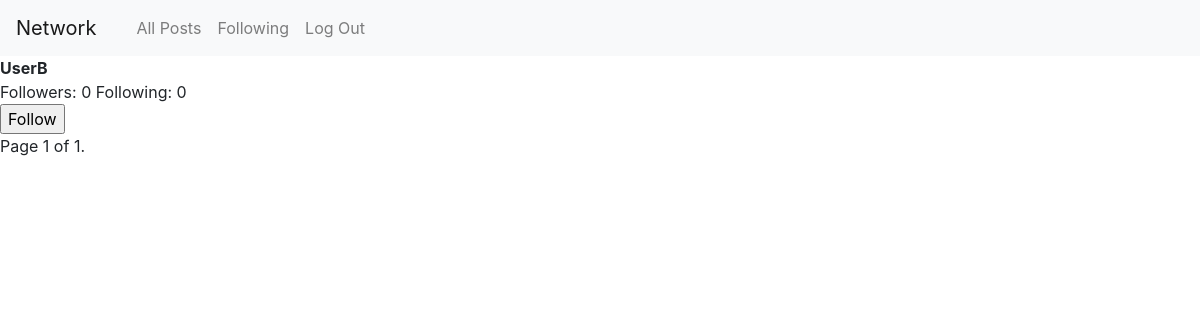
Before: /user/UserB with the older database file.
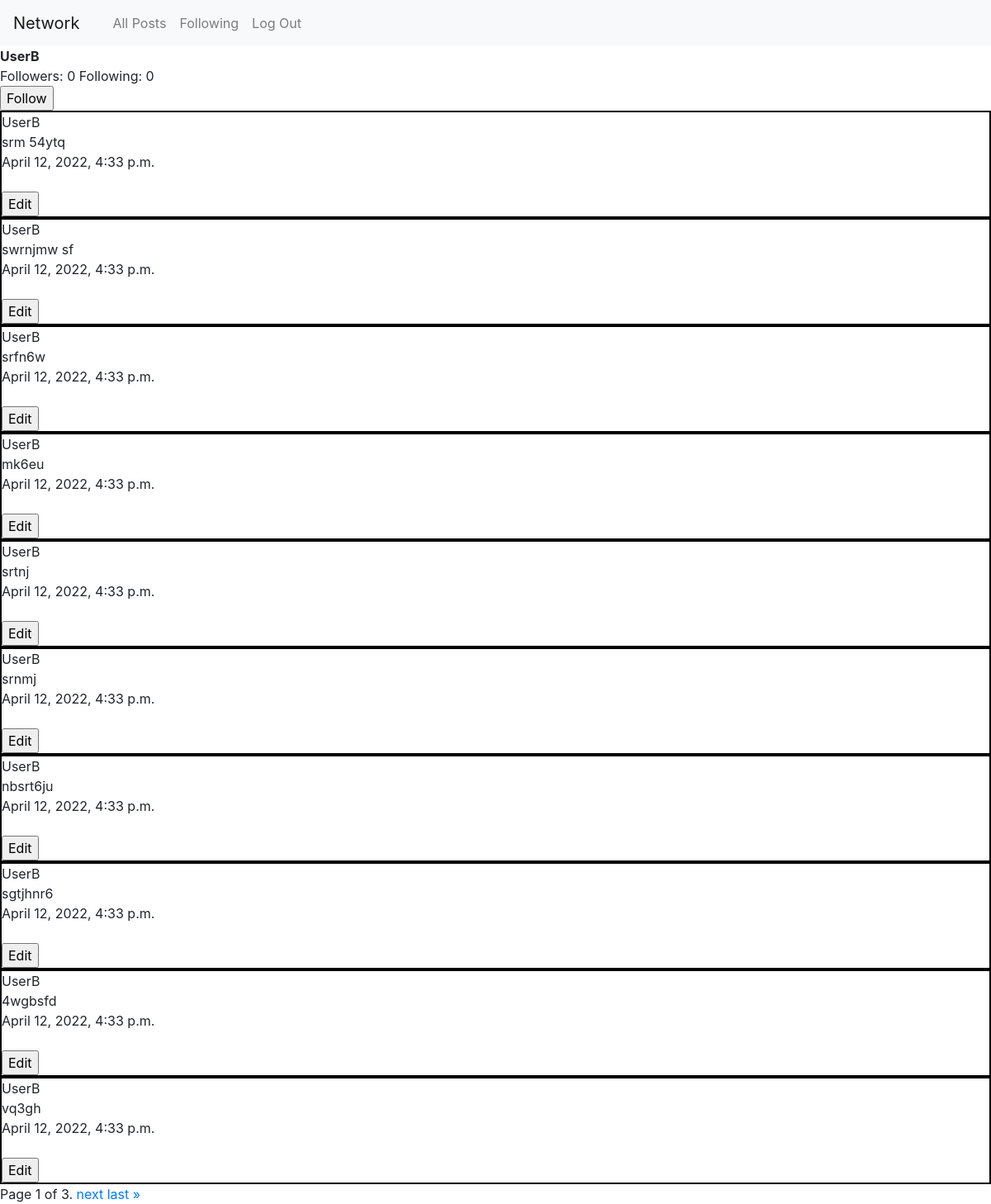
After: the same page with the newer database file.
### network/models.py (models this page shows, shortened)
class Post(models.Model):
    user = models.ForeignKey("User", on_delete=models.CASCADE)
    body = models.TextField(blank=True)
    date = models.DateTimeField(auto_now_add=True)

class User(AbstractUser):
    pass

### network/views.py (the view)
# urls.py: path("user/<str:username>", views.profile, name="profile"),
def profile(request, username):
    viewed_user = User.objects.get(username=username)
    logged_in_user = request.user
    p = Paginator(Post.objects.filter(user=viewed_user).order_by("-date"),10)
    page = request.GET.get('page')
    posts = p.get_page(page)
    if request.method == "POST":
        if request.POST.get("submit") == "Follow":
            if viewed_user != logged_in_user:
                follower = Follower(following=logged_in_user, followed=viewed_user )
                follower.save()
            return HttpResponseRedirect(f"/user/{viewed_user}")
    following_count = Follower.objects.filter(following=viewed_user).count
    followed_count = Follower.objects.filter(followed=viewed_user).count
    return render(request,"network/profile.html", {"current_user": logged_in_user,"user": viewed_user,"posts": posts, "following_count": following_count, "followed_count":followed_count})

### network/templates/network/profile.html (shortened to what this page needs)
{% extends "network/layout.html" %}
{% block body %}
<strong>{{user}}</strong>
<br>
Followers: {{followed_count}}
Following: {{following_count}}
<form action="" method="post">
    <input type="submit" name="submit" value="Follow">
</form>
{% for post in posts%}
<div  style ="border: solid black 2px;">
<div>{{post.user}}</div>
<div>{{post.body}}</div>
<div>{{post.date}}</div><br>
<form action="{% url 'edit' post.id %}" method='POST'>
    <input type="submit" name="submit" value="Edit">
</form>
</div>
{% endfor %}
<div class="pagination">
    <span class="step-links">
        <span class="current">
            Page {{ posts.number }} of {{ posts.paginator.num_pages }}.
        </span>
        {% if posts.has_next %}
            <a href="?page={{ posts.next_page_number }}">next</a>
            <a href="?page={{ posts.paginator.num_pages }}">last &raquo;</a>
        {% endif %}
    </span>
</div>
{% endblock %}

Changed rows visible on the page:
added Post: user "UserB", body "srm 54ytq", date "April 12, 2022, 4:33 p.m."
added Post: user "UserB", body "swrnjmw sf", date "April 12, 2022, 4:33 p.m."
added Post: user "UserB", body "srfn6w", date "April 12, 2022, 4:33 p.m."
added Post: user "UserB", body "mk6eu", date "April 12, 2022, 4:33 p.m."
added Post: user "UserB", body "srtnj", date "April 12, 2022, 4:33 p.m."
added Post: user "UserB", body "srnmj", date "April 12, 2022, 4:33 p.m."
added Post: user "UserB", body "nbsrt6ju", date "April 12, 2022, 4:33 p.m."
added Post: user "UserB", body "sgtjhnr6", date "April 12, 2022, 4:33 p.m."
added Post: user "UserB", body "4wgbsfd", date "April 12, 2022, 4:33 p.m."
added Post: user "UserB", body "vq3gh", date "April 12, 2022, 4:33 p.m."
Other visible differences:
{{ posts.paginator.num_pages }}: "1" → "3"
text now shown: "next last »"
